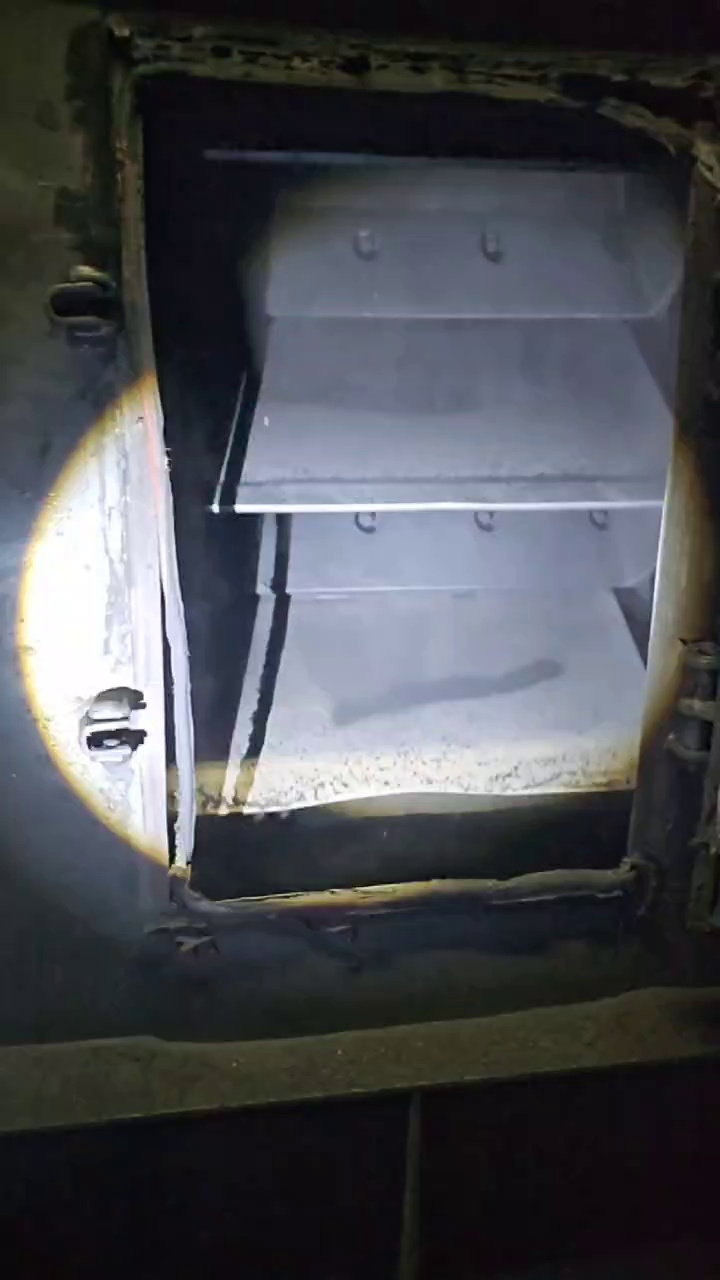
#> input picture extracted_frames/4/frame_000000.jpg, 720 x 1280 px; its folder holds only this picture in this run
$ python annotate_buckets_yolo.py
#> lines starting #> are read from the running program, lines starting #| are printed output that depends on the picture; after the words box and inside, x2 and y2 are one past the last pixel; in counts of white or black regions, pixels touching at a corner belong together
#!/usr/bin/env python3
"""Интерактивная разметка кадров bounding boxes класса `bucket` в YOLO-формате.

Скрипт открывает изображения по очереди, позволяет поставить несколько bbox на кадр,
и сохраняет аннотации в txt, совместимый с дообучением YOLO.

Пример:
    python annotate_buckets_yolo.py \
        --image-dirs extracted_frames/4 extracted_frames/5 \
        --labels-root extracted_frames/labels
"""

from __future__ import annotations

import argparse
from dataclasses import dataclass, field
from pathlib import Path
from typing import List, Tuple

import cv2

VALID_EXTENSIONS = {".jpg", ".jpeg", ".png", ".bmp", ".webp"}
CLASS_ID_BUCKET = 0


@dataclass
class AppState:
    image_paths: List[Path]
    labels_root: Path
    class_id: int
    index: int = 0
    boxes: List[Tuple[int, int, int, int]] = field(default_factory=list)
    drawing: bool = False
    start_point: Tuple[int, int] | None = None
    temp_end: Tuple[int, int] | None = None


class YoloBucketAnnotator:
    def __init__(self, state: AppState, window_name: str = "YOLO Bucket Annotator") -> None:
        self.state = state
        self.window_name = window_name
        self.current_image = None

    def labels_path_for(self, image_path: Path) -> Path:
        """Сопоставляет `extracted_frames/X/img.jpg` -> `labels_root/X/img.txt`."""
        try:
            relative = image_path.relative_to(image_path.parents[1])
            # relative == '<dir_name>/<filename>' when input is extracted_frames/4/*.jpg
        except ValueError:
            relative = image_path.name
        return (self.state.labels_root / relative).with_suffix(".txt")

    def load_boxes(self, image_path: Path, width: int, height: int) -> List[Tuple[int, int, int, int]]:
        label_path = self.labels_path_for(image_path)
        if not label_path.exists():
            return []

        boxes: List[Tuple[int, int, int, int]] = []
        for raw in label_path.read_text(encoding="utf-8").splitlines():
            line = raw.strip()
            if not line:
                continue
            parts = line.split()
            if len(parts) != 5:
                continue
            try:
                cls_id, xc, yc, bw, bh = map(float, parts)
            except ValueError:
                continue
            if int(cls_id) != self.state.class_id:
                continue
            x1 = int((xc - bw / 2) * width)
            y1 = int((yc - bh / 2) * height)
            x2 = int((xc + bw / 2) * width)
            y2 = int((yc + bh / 2) * height)
            boxes.append(self._clip_box((x1, y1, x2, y2), width, height))
        return boxes

    # [25 lines left out: functions save_boxes, _clip_box, not called in this run]

    def _render(self) -> None:
        canvas = self.current_image.copy()

        for idx, (x1, y1, x2, y2) in enumerate(self.state.boxes, start=1):
            cv2.rectangle(canvas, (x1, y1), (x2, y2), (0, 200, 0), 2)
            cv2.putText(
                canvas,
                f"bucket#{idx}",
                (x1, max(16, y1 - 6)),
                cv2.FONT_HERSHEY_SIMPLEX,
                0.5,
                (50, 255, 50),
                1,
                cv2.LINE_AA,
            )

        if self.state.drawing and self.state.start_point and self.state.temp_end:
            cv2.rectangle(canvas, self.state.start_point, self.state.temp_end, (0, 255, 255), 1)

        help_lines = [
            "LMB: draw box | U: undo | C: clear",
            "S/ENTER: save+next | N: next(no save) | P: previous",
            "Q/ESC: quit",
        ]
        y = 20
        for line in help_lines:
            cv2.putText(canvas, line, (10, y), cv2.FONT_HERSHEY_SIMPLEX, 0.55, (255, 255, 255), 2, cv2.LINE_AA)
            y += 24

        cv2.imshow(self.window_name, canvas)

    # [20 lines left out: function _mouse_handler, not called in this run]

    def _open_current(self) -> bool:
        if not (0 <= self.state.index < len(self.state.image_paths)):
            return False

        image_path = self.state.image_paths[self.state.index]
        image = cv2.imread(str(image_path))
        if image is None:
            print(f"[WARN] Не удалось открыть: {image_path}")
            return False

        self.current_image = image
        h, w = image.shape[:2]
        self.state.boxes = self.load_boxes(image_path, w, h)
        print(
            f"[{self.state.index + 1}/{len(self.state.image_paths)}] {image_path} | "
            f"loaded boxes: {len(self.state.boxes)}"
        )
        return True

    def run(self) -> None:
        cv2.namedWindow(self.window_name, cv2.WINDOW_NORMAL)
        cv2.setMouseCallback(self.window_name, self._mouse_handler)

        while 0 <= self.state.index < len(self.state.image_paths):
            if not self._open_current():
                self.state.index += 1
                continue

            while True:
                self._render()
                key = cv2.waitKey(20) & 0xFF

                if key in (ord("q"), 27):
                    cv2.destroyAllWindows()
                    return
                if key == ord("u"):
                    if self.state.boxes:
                        self.state.boxes.pop()
                elif key == ord("c"):
                    self.state.boxes.clear()
                elif key in (ord("s"), 13):
                    image_path = self.state.image_paths[self.state.index]
                    h, w = self.current_image.shape[:2]
                    self.save_boxes(image_path, self.state.boxes, w, h)
                    print(f"[SAVE] {image_path.name}: {len(self.state.boxes)} box(es)")
                    self.state.index += 1
                    break
                elif key == ord("n"):
                    self.state.index += 1
                    break
                elif key == ord("p"):
                    self.state.index = max(0, self.state.index - 1)
                    break

        cv2.destroyAllWindows()


def collect_images(image_dirs: List[Path]) -> List[Path]:
    images: List[Path] = []
    for directory in image_dirs:
        if not directory.exists():
            print(f"[WARN] Папка не найдена: {directory}")
            continue
        for path in sorted(directory.iterdir()):
            if path.is_file() and path.suffix.lower() in VALID_EXTENSIONS:
                images.append(path)
    return images


def build_parser() -> argparse.ArgumentParser:
    parser = argparse.ArgumentParser(description="Разметка bucket bbox в YOLO txt формате")
    parser.add_argument(
        "--image-dirs",
        nargs="+",
        type=Path,
        default=[Path("extracted_frames/4"), Path("extracted_frames/5")],
        help="Список директорий с кадрами (по умолчанию extracted_frames/4 extracted_frames/5)",
    )
    parser.add_argument(
        "--labels-root",
        type=Path,
        default=Path("extracted_frames/labels"),
        help="Корень для txt-аннотаций YOLO",
    )
    parser.add_argument(
        "--class-id",
        type=int,
        default=CLASS_ID_BUCKET,
        help="ID класса bucket (обычно 0)",
    )
    return parser


def main() -> None:
    args = build_parser().parse_args()
    image_paths = collect_images(args.image_dirs)
    if not image_paths:
        raise SystemExit("Не найдено изображений для разметки.")

    print(f"Найдено изображений: {len(image_paths)}")
    print("Формат сохранения: <class_id> <x_center> <y_center> <width> <height> (нормализованные)")

    state = AppState(image_paths=image_paths, labels_root=args.labels_root, class_id=args.class_id)
    YoloBucketAnnotator(state).run()
#> in _open_current, image is the input picture: shape (1280, 720, 3); mean B, G, R 80.1, 75.1, 73.3
#> after the loop in _render, `for line in help_lines:`:
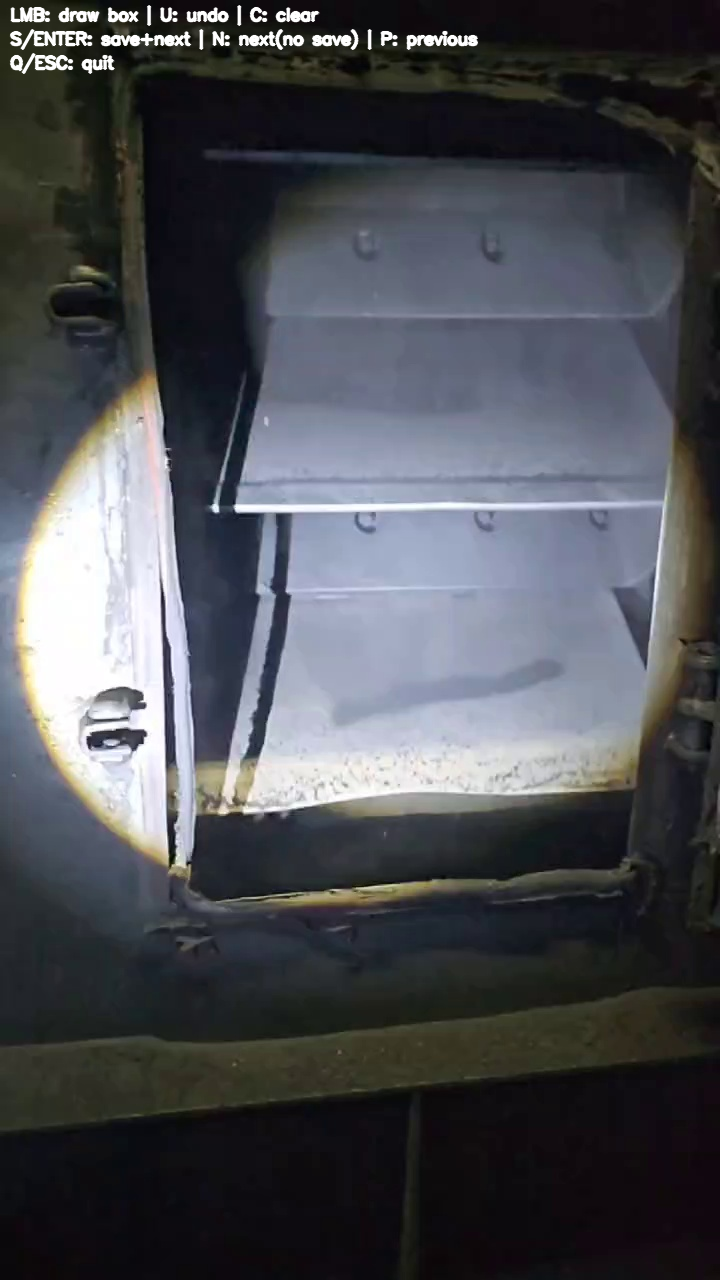
#> canvas: shape (1280, 720, 3); 1.02% of pixels changed, all inside (x1, y1, x2, y2) = (9, 5, 479, 74)
#> after the loop in _render, `for line in help_lines:`: y = 92
#> (key q is pressed here)


if __name__ == "__main__":
    main()
